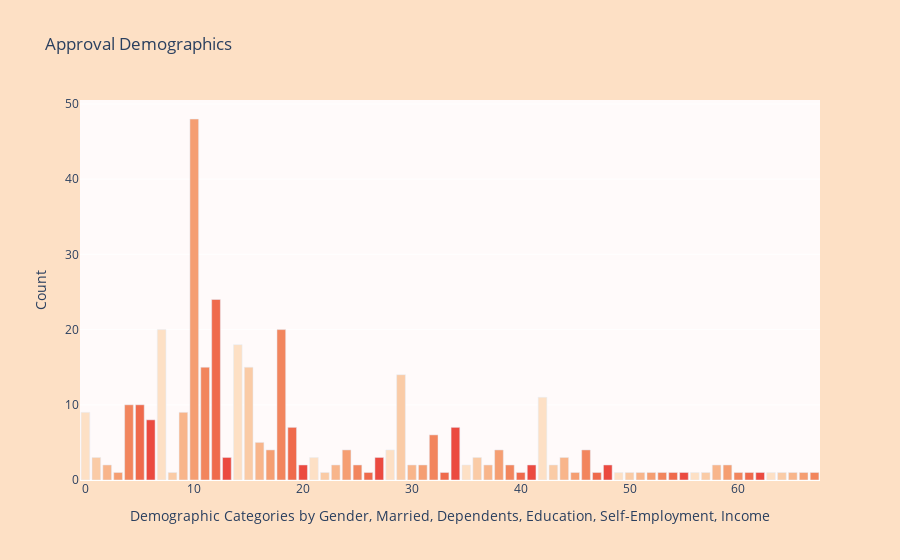

The notebook cell this image was saved under:
### Code cell
#Create a multi-line plot that shows the total number of approved applications per each application demographic.


fig = go.Figure()

peaches=px.colors.sequential.Peach*10
tr = go.Bar(
    x = ad.index,
    y= ad['count'],
    hovertext='Gender:'+ad['Gender']+' Married:'+ad['Married']+' Dependents:'+ad['Dependents']+' Education:'+ad['Education']+' Self Employed:'+ad['Self_Employed']+' Income:'+ad['Income'],
    textposition='auto',
    marker=go.bar.Marker(color=peaches)
)

fig.add_trace(tr)
fig.update_layout(
    title='Approval Demographics',
    xaxis_title='Demographic Categories by Gender, Married, Dependents, Education, Self-Employment, Income',
    yaxis_title='Count',
    paper_bgcolor=peaches[0],
    plot_bgcolor='snow'
)
fig.show()

### Figure 1 — Plotly figure (JSON) as saved in the notebook; plotly's stock layout.template omitted (floating-point values rounded to 4 significant figures)
{"data": [{"hovertext": ["Gender:Female Married:No Dependents:0 Education:Graduate Self Employed:No Income:medium", "Gender:Male Married:Yes Dependents:3+ Education:Graduate Self Employed:No Income:low", "Gender:Male Married:Yes Dependents:3+ Education:Not Graduate Self Employed:Yes Income:medium", "Gender:Female Married:Yes Dependents:0 Education:Not Graduate Self Employed:No Income:low", "Gender:Male Married:No Dependents:0 Education:Not Graduate Self Employed:No Income:low", "Gender:Male Married:Yes Dependents:1 Education:Graduate Self Employed:No Income:medium", "Gender:Male Married:Yes Dependents:0 Education:Not Graduate Self Employed:No Income:low", "Gender:Male Married:Yes Dependents:2 Education:Graduate Self Employed:No Income:medium", "Gender:Male Married:Yes Dependents:0 Education:Not Graduate Self Employed:Yes Income:medium", "Gender:Male Married:Yes Dependents:2 Education:Not Graduate Self Employed:No Income:low", "Gender:Male Married:Yes Dependents:0 Education:Graduate Self Employed:No Income:low", "Gender:Female Married:No Dependents:0 Education:Graduate Self Employed:No Income:low", "Gender:Male Married:No Dependents:0 Education:Graduate Self Employed:No Income:low", "Gender:Male Married:Yes Dependents:0 Education:Graduate Self Employed:Yes Income:medium", "Gender:Male Married:No Dependents:0 Education:Graduate Self Employed:No Income:medium", "Gender:Male Married:Yes Dependents:2 Education:Graduate Self Employed:No Income:low", "Gender:Male Married:Yes Dependents:2 Education:Graduate Self Employed:Yes Income:medium", "Gender:Male Married:Yes Dependents:0 Education:Graduate Self Employed:Yes Income:low", "Gender:Male Married:Yes Dependents:0 Education:Graduate Self Employed:No Income:medium", "Gender:Female Married:Yes Dependents:0 Education:Graduate Self Employed:No Income:low", "Gender:Male Married:Yes Dependents:1 Education:Graduate Self Employed:No Income:high", "Gender:Male Married:Yes Dependents:2 Education:Not Graduate Self Employed:No Income:medium", "Gender:Female Married:Yes Dependents:2 Education:Graduate Self Employed:No Income:high", "Gender:Male Married:Yes Dependents:2 Education:Graduate Self Employed:Yes Income:low", "Gender:Male Married:Yes Dependents:3+ Education:Not Graduate Self Employed:No Income:low", "Gender:Male Married:Yes Dependents:3+ Education:Graduate Self Employed:Yes Income:medium", "Gender:Male Married:Yes Dependents:2 Education:Not Graduate Self Employed:Yes Income:low", "Gender:Male Married:Yes Dependents:2 Education:Graduate Self Employed:No Income:high", "Gender:Male Married:Yes Dependents:1 Education:Graduate Self Employed:Yes Income:low", "Gender:Male Married:Yes Dependents:1 Education:Graduate Self Employed:No Income:low", "Gender:Male Married:Yes Dependents:0 Education:Not Graduate Self Employed:No Income:medium", "Gender:Female Married:No Dependents:1 Education:Graduate Self Employed:Yes Income:medium", "Gender:Male Married:No Dependents:0 Education:Graduate Self Employed:Yes Income:medium", "Gender:Female Married:No Dependents:0 Education:Graduate Self Employed:No Income:high", "Gender:Male Married:Yes Dependents:1 Education:Not Graduate Self Employed:No Income:low", "Gender:Male Married:No Dependents:0 Education:Not Graduate Self Employed:No Income:medium", "Gender:Male Married:No Dependents:2 Education:Graduate Self Employed:No Income:medium", "Gender:Male Married:Yes Dependents:0 Education:Graduate Self Employed:Yes Income:high", "Gender:Female Married:No Dependents:0 Education:Not Graduate Self Employed:No Income:low", "Gender:Female Married:No Dependents:0 Education:Not Graduate Self Employed:No Income:medium", "Gender:Male Married:Yes Dependents:1 Education:Graduate Self Employed:Yes Income:medium", "Gender:Male Married:Yes Dependents:3+ Education:Graduate Self Employed:No Income:high", "Gender:Male Married:Yes Dependents:3+ Education:Graduate Self Employed:No Income:medium", "Gender:Female Married:No Dependents:1 Education:Graduate Self Employed:No Income:low", "Gender:Male Married:Yes Dependents:1 Education:Not Graduate Self Employed:No Income:medium", "Gender:Female Married:No Dependents:3+ Education:Graduate Self Employed:No Income:low", "Gender:Male Married:Yes Dependents:0 Education:Graduate Self Employed:No Income:high", "Gender:Male Married:No Dependents:0 Education:Not Graduate Self Employed:Yes Income:low", "Gender:Female Married:Yes Dependents:1 Education:Graduate Self Employed:No Income:medium", "Gender:Male Married:No Dependents:1 Education:Graduate Self Employed:No Income:medium", "Gender:Female Married:No Dependents:0 Education:Graduate Self Employed:Yes Income:high", "Gender:Male Married:No Dependents:3+ Education:Graduate Self Employed:No Income:medium", "Gender:Male Married:No Dependents:3+ Education:Not Graduate Self Employed:No Income:medium", "Gender:Female Married:Yes Dependents:0 Education:Not Graduate Self Employed:Yes Income:medium", "Gender:Male Married:No Dependents:1 Education:Graduate Self Employed:No Income:high", "Gender:Male Married:Yes Dependents:1 Education:Graduate Self Employed:Yes Income:high", "Gender:Female Married:No Dependents:1 Education:Graduate Self Employed:No Income:high", "Gender:Female Married:Yes Dependents:2 Education:Graduate Self Employed:No Income:low", "Gender:Female Married:No Dependents:0 Education:Not Graduate Self Employed:Yes Income:high", "Gender:Male Married:Yes Dependents:2 Education:Graduate Self Employed:Yes Income:high", "Gender:Female Married:Yes Dependents:1 Education:Graduate Self Employed:No Income:low", "Gender:Male Married:Yes Dependents:3+ Education:Graduate Self Employed:Yes Income:high", "Gender:Male Married:No Dependents:2 Education:Graduate Self Employed:No Income:low", "Gender:Male Married:No Dependents:0 Education:Not Graduate Self Employed:Yes Income:medium", "Gender:Male Married:No Dependents:1 Education:Not Graduate Self Employed:No Income:low", "Gender:Female Married:Yes Dependents:1 Education:Graduate Self Employed:Yes Income:high", "Gender:Female Married:Yes Dependents:0 Education:Graduate Self Employed:No Income:medium", "Gender:Female Married:Yes Dependents:1 Education:Graduate Self Employed:No Income:high"], "marker": {"color": ["rgb(253, 224, 197)", "rgb(250, 203, 166)", "rgb(248, 181, 139)", "rgb(245, 158, 114)", "rgb(242, 133, 93)", "rgb(239, 106, 76)", "rgb(235, 74, 64)", "rgb(253, 224, 197)", "rgb(250, 203, 166)", "rgb(248, 181, 139)", "rgb(245, 158, 114)", "rgb(242, 133, 93)", "rgb(239, 106, 76)", "rgb(235, 74, 64)", "rgb(253, 224, 197)", "rgb(250, 203, 166)", "rgb(248, 181, 139)", "rgb(245, 158, 114)", "rgb(242, 133, 93)", "rgb(239, 106, 76)", "rgb(235, 74, 64)", "rgb(253, 224, 197)", "rgb(250, 203, 166)", "rgb(248, 181, 139)", "rgb(245, 158, 114)", "rgb(242, 133, 93)", "rgb(239, 106, 76)", "rgb(235, 74, 64)", "rgb(253, 224, 197)", "rgb(250, 203, 166)", "rgb(248, 181, 139)", "rgb(245, 158, 114)", "rgb(242, 133, 93)", "rgb(239, 106, 76)", "rgb(235, 74, 64)", "rgb(253, 224, 197)", "rgb(250, 203, 166)", "rgb(248, 181, 139)", "rgb(245, 158, 114)", "rgb(242, 133, 93)", "rgb(239, 106, 76)", "rgb(235, 74, 64)", "rgb(253, 224, 197)", "rgb(250, 203, 166)", "rgb(248, 181, 139)", "rgb(245, 158, 114)", "rgb(242, 133, 93)", "rgb(239, 106, 76)", "rgb(235, 74, 64)", "rgb(253, 224, 197)", "rgb(250, 203, 166)", "rgb(248, 181, 139)", "rgb(245, 158, 114)", "rgb(242, 133, 93)", "rgb(239, 106, 76)", "rgb(235, 74, 64)", "rgb(253, 224, 197)", "rgb(250, 203, 166)", "rgb(248, 181, 139)", "rgb(245, 158, 114)", "rgb(242, 133, 93)", "rgb(239, 106, 76)", "rgb(235, 74, 64)", "rgb(253, 224, 197)", "rgb(250, 203, 166)", "rgb(248, 181, 139)", "rgb(245, 158, 114)", "rgb(242, 133, 93)", "rgb(239, 106, 76)", "rgb(235, 74, 64)"]}, "textposition": "auto", "type": "bar", "x": [0, 1, 2, 3, 4, 5, 6, 7, 8, 9, 10, 11, 12, 13, 14, 15, 16, 17, 18, 19, 20, 21, 22, 23, 24, 25, 26, 27, 28, 29, 30, 31, 32, 33, 34, 35, 36, 37, 38, 39, 40, 41, 42, 43, 44, 45, 46, 47, 48, 49, 50, 51, 52, 53, 54, 55, 56, 57, 58, 59, 60, 61, 62, 63, 64, 65, 66, 67], "y": [9, 3, 2, 1, 10, 10, 8, 20, 1, 9, 48, 15, 24, 3, 18, 15, 5, 4, 20, 7, 2, 3, 1, 2, 4, 2, 1, 3, 4, 14, 2, 2, 6, 1, 7, 2, 3, 2, 4, 2, 1, 2, 11, 2, 3, 1, 4, 1, 2, 1, 1, 1, 1, 1, 1, 1, 1, 1, 2, 2, 1, 1, 1, 1, 1, 1, 1, 1]}], "layout": {"paper_bgcolor": "rgb(253, 224, 197)", "plot_bgcolor": "snow", "title": {"text": "Approval Demographics"}, "xaxis": {"title": {"text": "Demographic Categories by Gender, Married, Dependents, Education, Self-Employment, Income"}}, "yaxis": {"title": {"text": "Count"}}}}
